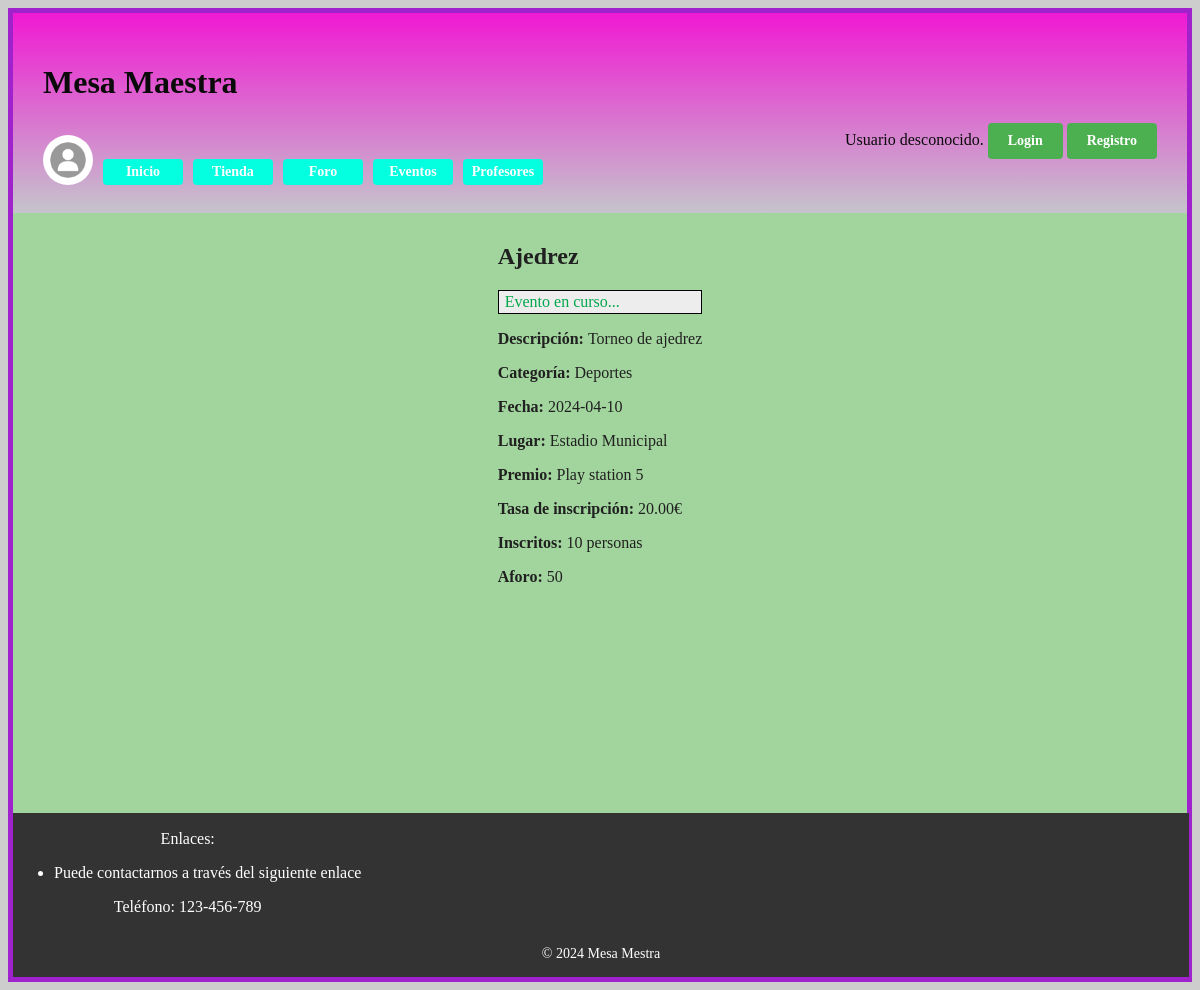
Page /includes/src/Eventos/caracteristicasEvento.php?id=1 on the earlier database version.
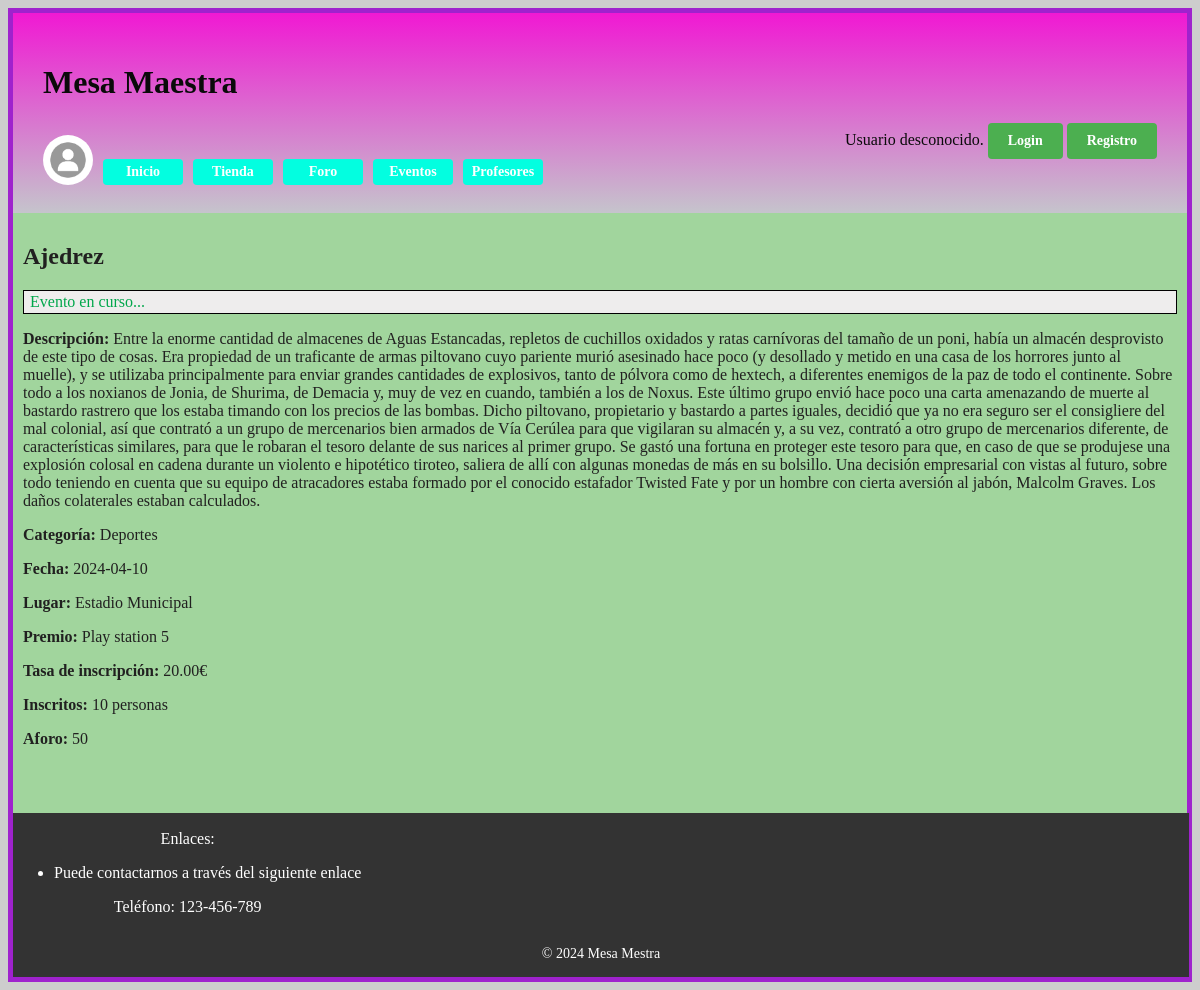
Same page on the later database version.
### tables this page shows
CREATE TABLE `eventos` (
  `idEvento` int(11) NOT NULL,
  `inscritos` int(11) DEFAULT NULL,
  `categoria` varchar(255) DEFAULT NULL,
  `numJugadores` int(11) DEFAULT NULL,
  `nombre` varchar(255) DEFAULT NULL,
  `descripcion` text DEFAULT NULL,
  `fecha` date DEFAULT NULL,
  `lugar` varchar(255) DEFAULT NULL,
  `estado` varchar(50) DEFAULT NULL,
  `premio` varchar(255) DEFAULT NULL,
  `ganador` varchar(255) DEFAULT NULL,
  `tasaInscripcion` decimal(10,2) DEFAULT NULL
);

### includes/src/Eventos/Evento.php (called while the page is built, shortened)
<?php
class Evento
{
    private $inscritos;
    private $categoria;
    private $numJugadores;
    public $nombre;
    private $descripcion;
   private $fecha;
   private $lugar;
   private $estado;
   private $premio;
   private $tasaInscripcion;
    private function __construct($idTorneo, $inscritos, $categoria, $numJugadores, $nombreTorneo,$descripcionEvento,$fecha,$lugar,$estado,$premio,$ganador,$inscripcion)
    {
        $this->inscritos = intval($inscritos);
        $this->categoria = $categoria;
        $this->numJugadores = $numJugadores;
        $this->nombre = $nombreTorneo;
        $this->descripcion = $descripcionEvento;
        $this->fecha = $fecha;
        $this->lugar = $lugar;
        $this->estado = $estado;
        $this->premio = $premio;
        $this->tasaInscripcion = $inscripcion;
    }
    public function getEvento()
    {
        return $this->nombre;
    }
    public function getCategoria()
    {
        return $this->categoria;
    }
    public function getInscritos()
    {
        return $this->inscritos;
    }
    public function getNumJugadores()
    {
        return $this->numJugadores;
    }
    public function getDescripcion(){
        return $this->descripcion;
    }
    public function getFecha(){
        return $this->fecha;
    }
    public function getLugar(){
        return $this->lugar;
    }
    public function getEstado(){
        return $this->estado;
    }
    public function getPremio(){
        return $this->premio;
    }
    public function getTasaInscripcion(){
        return $this->tasaInscripcion;
    }
    public static function buscaPorId($idEvento)
    {
        $result = null;
        $conn = BD::getInstance()->getConexionBd();
        $query = sprintf('SELECT * FROM eventos E WHERE E.idEvento = %d;', $idEvento);
        $rs = null;
        try{
            $rs = $conn->query($query);
            $fila = $rs->fetch_assoc();
            if ($fila) {
                $result = new Evento($fila['idEvento'],$fila['inscritos'],$fila['categoria'],$fila['numJugadores'], $fila['nombre'],$fila['descripcion'],$fila['fecha'],$fila['lugar'],$fila['estado'],$fila['premio'],$fila['ganador'],$fila['tasaInscripcion']);
            }
        } finally {
            if ($rs != null) {
                $rs->free();
            }
        }
        return $result;
    }
}

### includes/src/BD.php (called while the page is built, shortened)
<?php
class BD
{
    private static $instancia;
    public static function getInstance()
    {
        if (!self::$instancia instanceof self) {
            self::$instancia = new static();
        }
        return self::$instancia;
    }
    private $rutaRaizApp;
    private $dirInstalacion;
    private $inicializada;
    private function __construct()
    {
        $this->inicializada = false;
    }
    public function init($bdDatosConexion, $rutaApp = RUTA_APP, $dirInstalacion = __DIR__. '/../')
    {
        if (!$this->inicializada) {
            $this->rutaRaizApp = $rutaApp;
            $this->dirInstalacion = $dirInstalacion;
            $tamDirInstalacion = mb_strlen($this->dirInstalacion);
            if ($tamDirInstalacion > 0) {
                $ultimoChar = mb_substr($this->dirInstalacion, $tamDirInstalacion-1, 1);
                if ($ultimoChar === DIRECTORY_SEPARATOR || $ultimoChar === '/') {
                    $this->dirInstalacion = mb_substr($this->dirInstalacion, 0, $tamDirInstalacion - 1);
                }
            }
            $this->inicializada = true;
        }
    }
    public function resuelve($path = '')
    {
        $rutaAppLongitudPrefijo = mb_strlen($this->rutaRaizApp);
        return $this->rutaRaizApp . $path;
    }
    public function doInclude($path = '', &$params= [])
    {
        $this->doIncludeInterna($path, $params);
    }
    private function doIncludeInterna($path, &$params)
    {
        include($this->dirInstalacion  . $path);
    }
    public function generaVista(string $rutaVista, &$params)
    {
        $params['app'] = $this;
        $rutaVista = "/vistas{$rutaVista}";
        $this->doIncludeInterna($rutaVista, $params);
    }
    public function usuarioLogueado()
    {
        return ($_SESSION['login'] ?? false) === true;
    }
}

### includes/src/Eventos/caracteristicasEvento.php (the view, shortened to what this page needs)
<?php
require_once '../../config.php';
$tituloPagina = 'Características Evento';
$contenidoPrincipal ='';
    $idEvento = $_GET['id'];
    $evento = Evento::buscaPorId($idEvento);
    if ($evento) {
        $inscritos = $evento->getInscritos();
        $cat = $evento->getCategoria();
        $numJ = $evento->getNumJugadores();
        $nom = $evento->getEvento();
        $des = $evento->getDescripcion();
        $fec = $evento->getFecha();
        $lug = $evento->getLugar();
        $prem = $evento->getPremio();
        $ins = $evento->getTasaInscripcion();
        $contenidoPrincipal .= <<<EOF
            <div class="evento">
                <h2>{$nom}</h2>
            </div>
        EOF;
        if ($evento->getEstado() == 'Terminado') {
            $contenidoPrincipal .= "<p class='terminado'>Evento finalizado</p>";
        } else {
            $contenidoPrincipal .= "<p class='abierto'>Evento en curso...</p>";
        }
        $contenidoPrincipal .= <<<EOF
            <div class="Evento caracteristicas">
                <p><strong>Descripción: </strong>{$des}</p>
                <p><strong>Categoría:</strong> {$cat}</p>
                <p><strong>Fecha:</strong> {$fec}</p>
                <p><strong>Lugar:</strong> {$lug}</p>
                <p><strong>Premio:</strong> {$prem}</p>
                <p><strong>Tasa de inscripción:</strong> {$ins}€</p>
                <p><strong>Inscritos:</strong> {$inscritos} personas</p>
                <p><strong>Aforo:</strong> {$numJ} </p>
            </div>
        EOF;
    } else {
        $contenidoPrincipal .= 'Evento no encontrado.';
    }
    $params = ['tituloPagina' => $tituloPagina, 'contenidoPrincipal' => $contenidoPrincipal];
    $app->generaVista('/plantillas/plantilla.php', $params);
?>

### includes/vistas/plantillas/plantilla.php (shortened to what this page needs)
<?php
$params['app']->doInclude('/vistas/helpers/plantilla.php');
?>
<!DOCTYPE html>
<html>
<head>
	<link rel="stylesheet" type="text/css" href="<?= $params['app']->resuelve('/css/estilo.css') ?>" /></head>
	<link rel="stylesheet" type="text/css" href="<?= $params['app']->resuelve('/css/formulario.css') ?>" /></head>
<body>
<div id="contenedor">
<?php
$params['app']->doInclude('/vistas/comun/cabecera.php', $params);
?>
	<main>
		<article>
			<?= $params['contenidoPrincipal'] ?>
		</article>
	</main>
<?php
$params['app']->doInclude('/vistas/comun/pie.php', $params);
?>
</div>
</body>
</html>

### includes/vistas/comun/cabecera.php (shortened to what this page needs)
<?php
function mostrarSaludo()
{
    $html = '';
    $app = BD::getInstance();
    if ($app->usuarioLogueado()) {
        $nombreUsuario = $app->nombreUsuario();
        $formLogout = new FormularioLogout();
        $htmlLogout = $formLogout->gestiona();
        $html = "Bienvenido, {$nombreUsuario}. $htmlLogout";
    } else {
        $loginUrl = $app->resuelve('/login.php');
        $registroUrl = $app->resuelve('/registro.php');
        $html = <<<EOS
        Usuario desconocido. <a href="{$loginUrl}" class="login-button">Login</a> <a href="{$registroUrl}" class="login-button">Registro</a>
      EOS;
    }
    return $html;
}
function mostrarInfoUsuario() {
    $app = BD::getInstance();
    if (!$app->usuarioLogueado())  {
        $avatar = (RUTA_IMGS . 'images/avatarPorDefecto.png');
        echo "<img src='{$avatar}' alt='Avatar por defecto' width='60' height='60'>";
    }
}
?>
<header>
    <h1><?= $params['cabecera'] ?? 'Mesa Maestra' ?></h1>
    <div class="saludo">
        <?= mostrarSaludo(); ?>
    </div>
    <nav>
        <ul>
            <li><a href="<?= RUTA_APP?>/index.php"class="sideBarDerButton">Inicio</a></li>
            <li><a href="<?= RUTA_APP?>/tienda.php" class="sideBarDerButton">Tienda</a></li>
            <li><a href="<?= RUTA_APP?>/foros.php"class="sideBarDerButton">Foro</a></li>
            <li><a href="<?= RUTA_APP?>/eventos.php"class="sideBarDerButton">Eventos</a></li>
            <li><a href="<?= RUTA_APP?>/profesores.php"class="sideBarDerButton">Profesores</a></li>
        </ul>
    </nav>
    <div class="info-usuario">
        <?= mostrarInfoUsuario(); ?>
    </div>
</header>

### includes/vistas/comun/pie.php
<footer>
    <div class="footer-content">
        <div>
            <p>Enlaces:</p>
            <ul>
                <li><a href="https://www.op.gg">Puede contactarnos a través del siguiente enlace</a></li>
            </ul>
			<p>Teléfono: 123-456-789</p>
        </div>
    </div>
    <p class="copyright">&copy; <?php echo date("Y"); ?> Mesa Mestra</p>
</footer>

### css/estilo.css (style rules this page uses)
body { background-color: #CDCDCD; }
div#contenedor { margin: auto; border: 5px solid rgb(159, 34, 205); background-color: #cf88d7; margin-top: 5px; }
header { background-image: linear-gradient(#f019d3, #c5c4cc); padding: 30px; height: 140px; background-color: #e8f17ea4; color: rgb(10, 10, 10); }
header a, header a:visited { color: rgb(16, 16, 16); font-weight: bold; text-decoration: none; }
nav a, nav a:visited { color: rgb(224, 13, 140); font-weight: bold; text-decoration: none; }
main { margin: auto; padding: 10px; min-height: 600px; background-color: rgb(161, 213, 157); color: rgb(33, 32, 32); width: 100%; box-sizing: border-box; display: flex; justify-content: center; }
footer { clear: both; padding: 20px; background-color: #db22ad; color: rgb(33, 32, 32); text-align: center; }
div.saludo { width: 100%; text-align: right; }
.abierto { color: #00a74b; background: #eeeded; border: 1px solid rgb(0, 0, 0); padding: 2px 6px; }
.login-button { display: inline-block; background-color: #4CAF50; color: white; padding: 10px 20px; text-align: center; text-decoration: none; border: none; border-radius: 4px; cursor: pointer; font-size: 14px; }
.sideBarDerButton { display: inline-block; background-color: #03fee0; color: white; padding: 5px 5px; text-align: center; text-decoration: none; border: none; border-radius: 4px; cursor: pointer; font-size: 14px; width: 70px; }
.footer-content { display: flex; align-items: right; }
footer a { color: #fff; text-decoration: none; transition: color 0.3s ease; }
.copyright { font-size: 14px; }
footer { position: relative; width: 100%; background-color: #333; color: #fff; padding: 1px; clear: both; }
.info-usuario { display: flex; align-items: center; margin-right: 5px; }
.info-usuario img { border-radius: 50%; margin-right: 0px; width: 50px; height: 50px; margin-top: -50px; }
nav { margin-left: 60px; }
nav ul { list-style-type: none; padding: 0; margin: 0; display: flex; }
nav li { margin-right: 10px; }
nav li:last-child { margin-right: 0; }

Differences in the rows shown:
changed eventos "Ajedrez": descripcion "Torneo de ajedrez" → "Entre la enorme cantidad de almacenes de Aguas Estancadas, repletos de cuchillos oxidados y ratas carnívoras del tamaño de un poni, había un almacén desprovisto de este tipo de cosas. Era propiedad de un traficante de armas piltovano cuyo pariente murió asesinado hace poco (y desollado y metido en una casa de los horrores junto al muelle), y se utilizaba principalmente para enviar grandes cantidades de explosivos, tanto de pólvora como de hextech, a diferentes enemigos de la paz de todo el continente. Sobre todo a los noxianos de Jonia, de Shurima, de Demacia y, muy de vez en cuando, también a los de Noxus. Este último grupo envió hace poco una carta amenazando de muerte al bastardo…"
